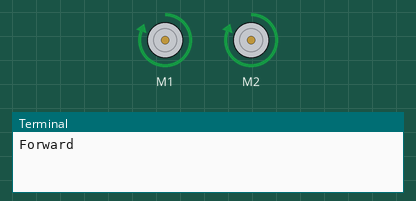
This program was run on a simulated Raspberry Pi (BCM pin numbers). On the bench: 2 × DC motor (green arrow = forward, orange = backward, longer = faster), the last lines printed to the terminal. Motors are numbered in the order the program creates them (left before right in a Robot).

Above: at 1.5 s.
At 10.5 s:
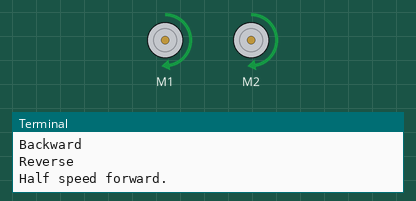
At 15.0 s:
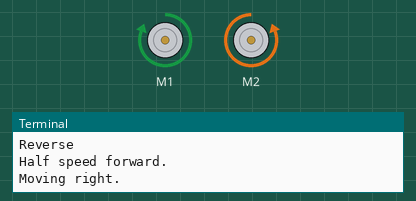
At 25.5 s:
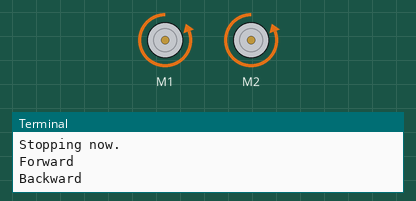
Timing chart, 0 to 27.3 s (numbered marks = the images above):
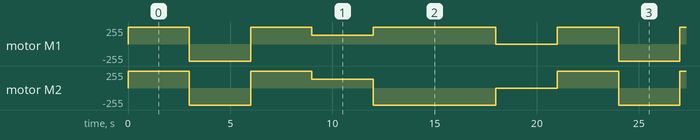

The program:

drive_motors_1.py
```python
# import motor class
from gpiozero import Robot
import time

# create robot instnace using pins
robot = Robot(left=(12, 13), right=(20, 21)) # need to get actual pins from motors

while True:
  # drive motor using forward function
  robot.forward()
  print("Forward")
  time.sleep(3)

  # drive motor using backware function
  robot.backward()
  print("Backward")
  time.sleep(3)

  # try to reverse
  robot.reverse()
  print("Reverse")
  time.sleep(3)

  # try half speed
  robot.forward(0.5)
  print("Half speed forward.")
  time.sleep(3)

  # move right and left
  robot.right()
  print("Moving right.")
  time.sleep(3)

  #robot.left()
  print("Moving left.")
  time.sleep(3)

  # stop robot
  robot.stop()
  print("Stopping now.")
  time.sleep(3)
```

Measured:
- by itself, motor M1: repeats every 21.0 s: backward 255/255 3.0 s, forward 255/255 3.0 s, forward 128/255 3.0 s, forward 255/255 6.0 s, stopped 3.0 s, forward 255/255 3.0 s
- by itself, motor M2: repeats every 21.0 s: backward 255/255 3.0 s, forward 255/255 3.0 s, forward 128/255 3.0 s, backward 255/255 6.0 s, stopped 3.0 s, forward 255/255 3.0 s
